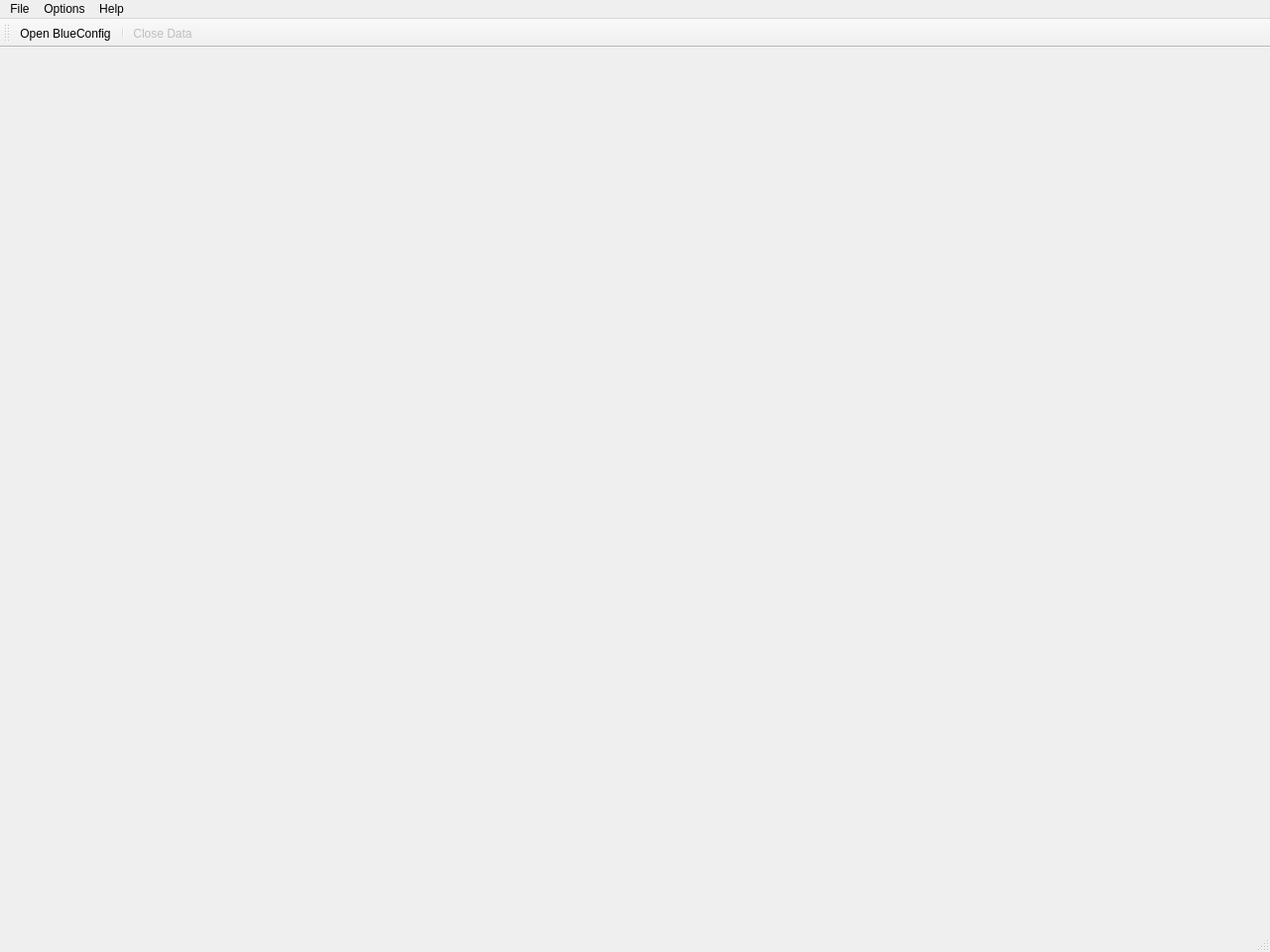
<?xml version="1.0" encoding="UTF-8"?>
<ui version="4.0">
 <class>MainWindow</class>
 <widget class="QMainWindow" name="MainWindow">
  <property name="geometry">
   <rect>
    <x>0</x>
    <y>0</y>
    <width>1280</width>
    <height>960</height>
   </rect>
  </property>
  <property name="windowTitle">
   <string>StackViz</string>
  </property>
  <property name="windowIcon">
   <iconset resource="../qrc/resources.qrc">
    <normaloff>:/icons/qneurolots.ico</normaloff>:/icons/qneurolots.ico</iconset>
  </property>
  <widget class="QWidget" name="centralwidget"/>
  <widget class="QMenuBar" name="menubar">
   <property name="geometry">
    <rect>
     <x>0</x>
     <y>0</y>
     <width>1280</width>
     <height>25</height>
    </rect>
   </property>
   <widget class="QMenu" name="menuFile">
    <property name="title">
     <string>File</string>
    </property>
    <addaction name="actionOpenBlueConfig"/>
    <addaction name="actionCloseData"/>
    <addaction name="separator"/>
    <addaction name="actionQuit"/>
   </widget>
   <widget class="QMenu" name="menuHelp">
    <property name="title">
     <string>Help</string>
    </property>
    <addaction name="actionAbout"/>
   </widget>
   <widget class="QMenu" name="menuOptions">
    <property name="title">
     <string>Options</string>
    </property>
   </widget>
   <addaction name="menuFile"/>
   <addaction name="menuOptions"/>
   <addaction name="menuHelp"/>
  </widget>
  <widget class="QStatusBar" name="statusbar"/>
  <widget class="QToolBar" name="toolBar">
   <property name="windowTitle">
    <string>toolBar</string>
   </property>
   <attribute name="toolBarArea">
    <enum>TopToolBarArea</enum>
   </attribute>
   <attribute name="toolBarBreak">
    <bool>false</bool>
   </attribute>
   <addaction name="actionOpenBlueConfig"/>
   <addaction name="separator"/>
   <addaction name="actionCloseData"/>
  </widget>
  <action name="actionQuit">
   <property name="text">
    <string>Quit</string>
   </property>
   <property name="shortcut">
    <string>Ctrl+Shift+Q</string>
   </property>
  </action>
  <action name="actionAbout">
   <property name="text">
    <string>About ...</string>
   </property>
  </action>
  <action name="actionOpenBlueConfig">
   <property name="icon">
    <iconset resource="../qrc/resources.qrc">
     <normaloff>:/icons/open_bc.png</normaloff>:/icons/open_bc.png</iconset>
   </property>
   <property name="text">
    <string>Open BlueConfig</string>
   </property>
   <property name="toolTip">
    <string>Open BlueConfig</string>
   </property>
   <property name="shortcut">
    <string>Ctrl+Shift+B</string>
   </property>
  </action>
  <action name="actionCloseData">
   <property name="enabled">
    <bool>false</bool>
   </property>
   <property name="icon">
    <iconset resource="../qrc/resources.qrc">
     <normaloff>:/icons/close.png</normaloff>:/icons/close.png</iconset>
   </property>
   <property name="text">
    <string>Close Data</string>
   </property>
   <property name="toolTip">
    <string>Close Data</string>
   </property>
   <property name="shortcut">
    <string>Ctrl+Shift+C</string>
   </property>
   <property name="visible">
    <bool>false</bool>
   </property>
   <property name="iconVisibleInMenu">
    <bool>true</bool>
   </property>
  </action>
 </widget>
 <resources>
  <include location="../qrc/resources.qrc"/>
 </resources>
 <connections/>
</ui>
